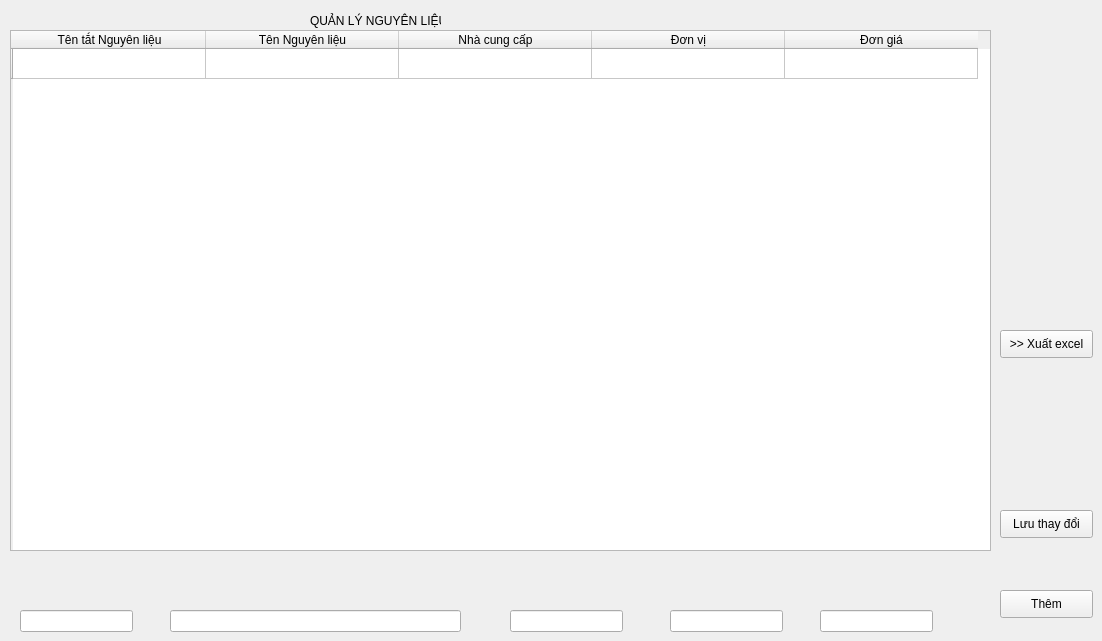
    <widget class="QWidget" name="tab">
     <attribute name="title">
      <string>NguyenLieu</string>
     </attribute>
     <widget class="QTableWidget" name="tableWidget">
      <property name="geometry">
       <rect>
        <x>10</x>
        <y>30</y>
        <width>981</width>
        <height>521</height>
       </rect>
      </property>
      <property name="cursor" stdset="0">
       <cursorShape>ArrowCursor</cursorShape>
      </property>
      <property name="contextMenuPolicy">
       <enum>Qt::DefaultContextMenu</enum>
      </property>
      <property name="sizeAdjustPolicy">
       <enum>QAbstractScrollArea::AdjustIgnored</enum>
      </property>
      <property name="autoScroll">
       <bool>true</bool>
      </property>
      <property name="tabKeyNavigation">
       <bool>true</bool>
      </property>
      <property name="dragDropOverwriteMode">
       <bool>true</bool>
      </property>
      <property name="showGrid">
       <bool>true</bool>
      </property>
      <attribute name="horizontalHeaderCascadingSectionResizes">
       <bool>false</bool>
      </attribute>
      <attribute name="horizontalHeaderDefaultSectionSize">
       <number>193</number>
      </attribute>
      <attribute name="horizontalHeaderMinimumSectionSize">
       <number>39</number>
      </attribute>
      <attribute name="horizontalHeaderShowSortIndicator" stdset="0">
       <bool>false</bool>
      </attribute>
      <attribute name="horizontalHeaderStretchLastSection">
       <bool>false</bool>
      </attribute>
      <attribute name="verticalHeaderShowSortIndicator" stdset="0">
       <bool>false</bool>
      </attribute>
      <attribute name="verticalHeaderStretchLastSection">
       <bool>false</bool>
      </attribute>
      <row>
       <property name="text">
        <string/>
       </property>
      </row>
      <column>
       <property name="text">
        <string>Tên tắt Nguyên liệu</string>
       </property>
      </column>
      <column>
       <property name="text">
        <string>Tên Nguyên liệu</string>
       </property>
      </column>
      <column>
       <property name="text">
        <string>Nhà cung cấp</string>
       </property>
      </column>
      <column>
       <property name="text">
        <string>Đơn vị</string>
       </property>
      </column>
      <column>
       <property name="text">
        <string>Đơn giá</string>
       </property>
      </column>
      <item row="0" column="1">
       <property name="text">
        <string/>
       </property>
      </item>
      <item row="0" column="2">
       <property name="text">
        <string/>
       </property>
      </item>
      <item row="0" column="3">
       <property name="text">
        <string/>
       </property>
      </item>
      <item row="0" column="4">
       <property name="text">
        <string/>
       </property>
      </item>
     </widget>
     <widget class="QLineEdit" name="lineEdit">
      <property name="geometry">
       <rect>
        <x>20</x>
        <y>610</y>
        <width>113</width>
        <height>22</height>
       </rect>
      </property>
      <property name="inputMask">
       <string/>
      </property>
      <property name="text">
       <string/>
      </property>
     </widget>
     <widget class="QLineEdit" name="lineEdit_2">
      <property name="geometry">
       <rect>
        <x>170</x>
        <y>610</y>
        <width>291</width>
        <height>22</height>
       </rect>
      </property>
     </widget>
     <widget class="QLineEdit" name="lineEdit_3">
      <property name="geometry">
       <rect>
        <x>510</x>
        <y>610</y>
        <width>113</width>
        <height>22</height>
       </rect>
      </property>
     </widget>
     <widget class="QLineEdit" name="lineEdit_4">
      <property name="geometry">
       <rect>
        <x>670</x>
        <y>610</y>
        <width>113</width>
        <height>22</height>
       </rect>
      </property>
     </widget>
     <widget class="QLineEdit" name="lineEdit_5">
      <property name="geometry">
       <rect>
        <x>820</x>
        <y>610</y>
        <width>113</width>
        <height>22</height>
       </rect>
      </property>
     </widget>
     <widget class="QPushButton" name="pushButton_7">
      <property name="geometry">
       <rect>
        <x>1000</x>
        <y>590</y>
        <width>93</width>
        <height>28</height>
       </rect>
      </property>
      <property name="text">
       <string>Thêm</string>
      </property>
     </widget>
     <widget class="QPushButton" name="pushButton_8">
      <property name="geometry">
       <rect>
        <x>1000</x>
        <y>510</y>
        <width>93</width>
        <height>28</height>
       </rect>
      </property>
      <property name="text">
       <string>Lưu thay đổi</string>
      </property>
     </widget>
     <widget class="QLabel" name="label">
      <property name="geometry">
       <rect>
        <x>310</x>
        <y>10</y>
        <width>131</width>
        <height>21</height>
       </rect>
      </property>
      <property name="text">
       <string>QUẢN LÝ NGUYÊN LIỆU </string>
      </property>
     </widget>
     <widget class="QPushButton" name="pushButton_10">
      <property name="geometry">
       <rect>
        <x>1000</x>
        <y>330</y>
        <width>93</width>
        <height>28</height>
       </rect>
      </property>
      <property name="text">
       <string>&gt;&gt; Xuất excel</string>
      </property>
     </widget>
    </widget>
